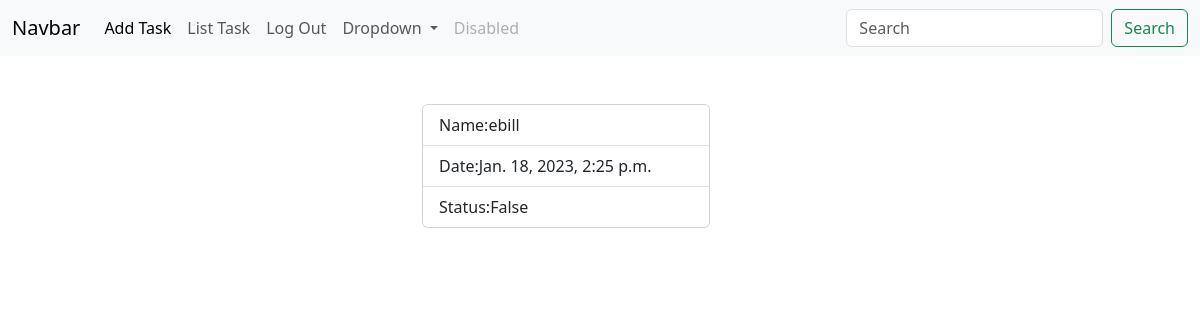
/web/task/detail/2 (signed in), run on the app's committed database.
### api/models.py (models this page shows, shortened)
class Tasks(models.Model):
    task_name=models.CharField(max_length=50)
    user=models.ForeignKey(User,on_delete=models.CASCADE)
    created_date=models.DateTimeField(auto_now_add=True)
    status=models.BooleanField(default=False)

### taskweb/views.py (the view)
# urls.py: path("task/detail/<int:id>",views.TaskDetailView.as_view(),name="task-detail"),
@method_decorator(signin_required,name="dispatch")
class TaskDetailView(View):
    def get(self,request,*args,**kwargs):
        id=kwargs.get("id")
        qs=Tasks.objects.get(id=id)
        return render(request,"task-detail.html",{"task":qs})

### taskweb/views.py (called while the page is built)
def signin_required(fn):
    def wrapper(request,*args,**kwargs):
        if not request.user.is_authenticated:
            return redirect("sign-in")
        else:
            return fn(request,*args,**kwargs)
    return wrapper

### taskweb/templates/task-detail.html
{%extends 'base.html'%}
{%block body%}
<div class="container">
    <div class="row mt-5">
        <div class="col-4"></div>
        <div class="col-4">
            <div class="card" style="width: 18rem;">
                <ul class="list-group list-group-flush">
                  <li class="list-group-item">Name:{{task.task_name}}</li>
                  <li class="list-group-item">Date:{{task.created_date}}</li>
                  <li class="list-group-item">Status:{{task.status}}</li>
                </ul>
              </div>
        </div>
        <div class="col-4"></div>
    </div>
</div>
{%endblock%}

### data on the page
Tasks: task_name "ebill", created_date "Jan. 18, 2023, 2:25 p.m.", status "False"
